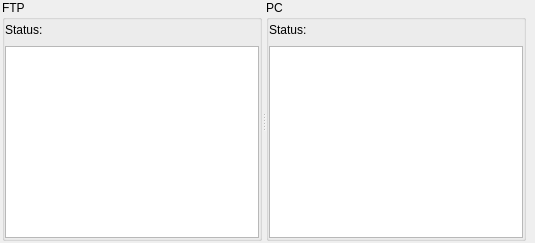
          <widget class="QWidget" name="ftp_page">
           <layout class="QGridLayout" name="ftp_page_layout">
            <property name="leftMargin">
             <number>2</number>
            </property>
            <property name="topMargin">
             <number>0</number>
            </property>
            <property name="rightMargin">
             <number>9</number>
            </property>
            <property name="bottomMargin">
             <number>2</number>
            </property>
            <item row="0" column="0">
             <widget class="QSplitter" name="ftp_splitter">
              <property name="orientation">
               <enum>Qt::Horizontal</enum>
              </property>
              <widget class="QGroupBox" name="ftp_src_group_box">
               <property name="title">
                <string>FTP</string>
               </property>
               <layout class="QVBoxLayout" name="ftp_src_group_box_layout">
                <property name="leftMargin">
                 <number>0</number>
                </property>
                <property name="topMargin">
                 <number>0</number>
                </property>
                <property name="rightMargin">
                 <number>0</number>
                </property>
                <property name="bottomMargin">
                 <number>0</number>
                </property>
                <item>
                 <layout class="QHBoxLayout" name="ftp_src_top_layout">
                  <item>
                   <widget class="QLabel" name="ftp_src_status_label">
                    <property name="text">
                     <string>Status:</string>
                    </property>
                   </widget>
                  </item>
                  <item>
                   <spacer name="ftp_src_top_layout_spacer">
                    <property name="orientation">
                     <enum>Qt::Horizontal</enum>
                    </property>
                    <property name="sizeHint" stdset="0">
                     <size>
                      <width>40</width>
                      <height>20</height>
                     </size>
                    </property>
                   </spacer>
                  </item>
                 </layout>
                </item>
                <item>
                 <widget class="QListView" name="ftp_src_view"/>
                </item>
               </layout>
              </widget>
              <widget class="QGroupBox" name="ftp_dest_group_box">
               <property name="title">
                <string>PC</string>
               </property>
               <layout class="QVBoxLayout" name="ftp_dest_group_box_layout">
                <property name="leftMargin">
                 <number>0</number>
                </property>
                <property name="topMargin">
                 <number>0</number>
                </property>
                <property name="rightMargin">
                 <number>0</number>
                </property>
                <property name="bottomMargin">
                 <number>0</number>
                </property>
                <item>
                 <layout class="QHBoxLayout" name="ftp_dest_top_layout">
                  <item>
                   <widget class="QLabel" name="ftp_dest_status_label">
                    <property name="text">
                     <string>Status:</string>
                    </property>
                   </widget>
                  </item>
                  <item>
                   <spacer name="ftp_dest_top_layout_spacer">
                    <property name="orientation">
                     <enum>Qt::Horizontal</enum>
                    </property>
                    <property name="sizeHint" stdset="0">
                     <size>
                      <width>40</width>
                      <height>20</height>
                     </size>
                    </property>
                   </spacer>
                  </item>
                 </layout>
                </item>
                <item>
                 <widget class="QListView" name="ftp_dest_view"/>
                </item>
               </layout>
              </widget>
             </widget>
            </item>
           </layout>
          </widget>
